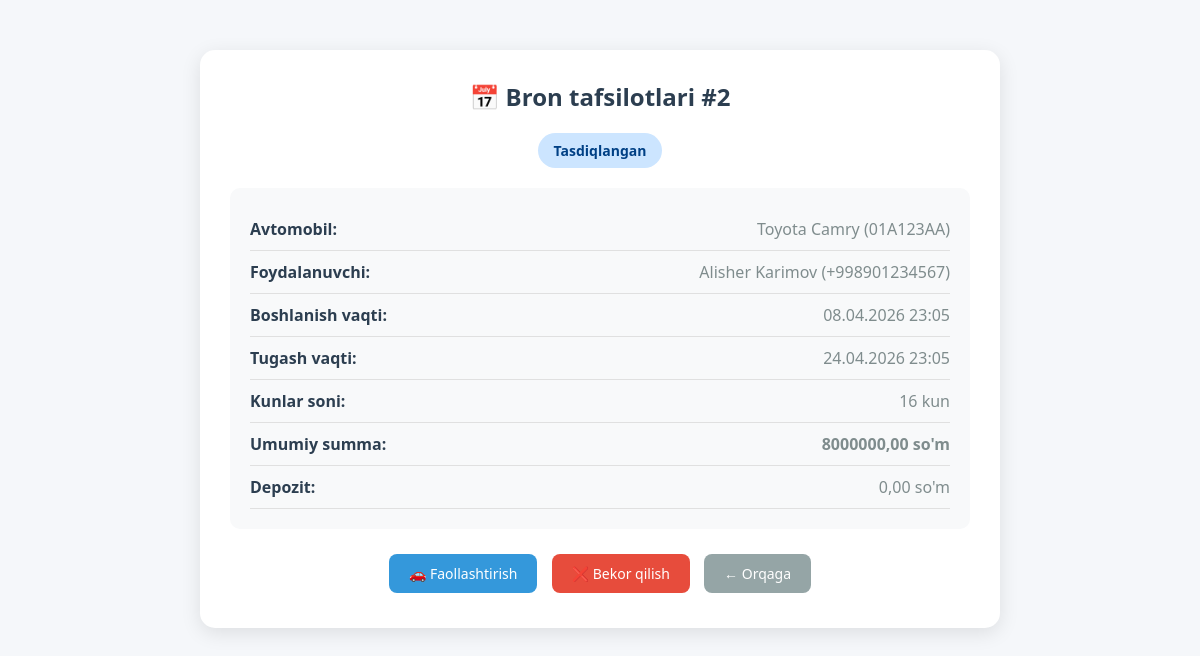
The app's page /bookings/2/ (signed in) with its own data.
### bookings/models.py (models this page shows, shortened)
class Booking(models.Model):
    STATUS_CHOICES = (
        ('pending', 'Kutilmoqda'),
        ('confirmed', 'Tasdiqlangan'),
        ('active', 'Faol'),
        ('completed', 'Tugallangan'),
        ('cancelled', 'Bekor qilingan'),
    )
    user = models.ForeignKey(settings.AUTH_USER_MODEL, on_delete=models.CASCADE, related_name='bookings')
    car = models.ForeignKey(Car, on_delete=models.CASCADE, related_name='bookings')
    start_date = models.DateTimeField()
    end_date = models.DateTimeField()
    total_price = models.DecimalField(max_digits=10, decimal_places=2)
    deposit_paid = models.DecimalField(max_digits=10, decimal_places=2, default=0)
    status = models.CharField(max_length=20, choices=STATUS_CHOICES, default='pending')
    notes = models.TextField(blank=True, null=True)
    created_at = models.DateTimeField(auto_now_add=True)
    updated_at = models.DateTimeField(auto_now=True)
    def get_duration_days(self):
        delta = self.end_date - self.start_date
        return delta.days

### cars/models.py (models this page shows, shortened)
class Car(models.Model):
    TRANSMISSION_CHOICES = (
        ('manual', 'Mexanik'),
        ('automatic', 'Avtomat'),
    )
    FUEL_CHOICES = (
        ('petrol', 'Benzin'),
        ('diesel', 'Dizel'),
        ('gas', 'Gaz'),
        ('electric', 'Elektrik'),
    )
    STATUS_CHOICES = (
        ('available', 'Mavjud'),
        ('rented', 'Ijarada'),
        ('maintenance', 'Texnik xizmatda'),
        ('unavailable', 'Mavjud emas'),
    )
    brand = models.CharField(max_length=100)
    model = models.CharField(max_length=100)
    year = models.IntegerField()
    color = models.CharField(max_length=50)
    license_plate = models.CharField(max_length=20, unique=True)
    transmission = models.CharField(max_length=20, choices=TRANSMISSION_CHOICES)
    fuel_type = models.CharField(max_length=20, choices=FUEL_CHOICES)
    price_per_day = models.DecimalField(max_digits=10, decimal_places=2)
    price_per_hour = models.DecimalField(max_digits=10, decimal_places=2, null=True, blank=True)
    deposit = models.DecimalField(max_digits=10, decimal_places=2, default=0)
    mileage = models.IntegerField(default=0)
    seats = models.IntegerField(default=5)
    doors = models.IntegerField(default=4)
    air_conditioner = models.BooleanField(default=True)
    image = models.ImageField(upload_to='cars/', null=True, blank=True)
    description = models.TextField(blank=True, null=True)
    status = models.CharField(max_length=20, choices=STATUS_CHOICES, default='available')
    created_at = models.DateTimeField(auto_now_add=True)

### accounts/models.py (models this page shows, shortened)
class CustomUser(AbstractUser):
    USER_TYPE_CHOICES = (
        ('user', 'Foydalanuvchi'),
        ('admin', 'Admin'),
    )
    user_type = models.CharField(max_length=10, choices=USER_TYPE_CHOICES, default='user')
    phone = models.CharField(max_length=20, unique=True)
    full_name = models.CharField(max_length=200)
    address = models.TextField(blank=True, null=True)
    passport_series = models.CharField(max_length=20, blank=True, null=True)
    created_at = models.DateTimeField(auto_now_add=True)

### bookings/views.py (the view)
# urls.py: path('<int:booking_id>/', views.booking_detail, name='booking_detail'),
@login_required
def booking_detail(request, booking_id):
    booking = get_object_or_404(Booking, id=booking_id)
    if not is_admin(request.user) and booking.user != request.user:
        messages.error(request, 'Sizga bu bronni ko\'rishga ruxsat yo\'q!')
        return redirect('booking_list')
    return render(request, 'bookings/booking_detail.html', {'booking': booking})

### bookings/views.py (called while the page is built)
def is_admin(user):
    return user.is_authenticated and (user.user_type == 'admin' or user.is_staff)

### templates/bookings/booking_detail.html (shortened to what this page needs)
<!DOCTYPE html>
<html lang="uz">
<head>
</head>
<body>
    <div class="container">
        <h2>📅 Bron tafsilotlari #{{ booking.id }}</h2>
        <div style="text-align: center;">
            <span class="status status-{{ booking.status }}">{{ booking.get_status_display }}</span>
        </div>
        <div class="info-card">
            <div class="info-row">
                <span class="info-label">Avtomobil:</span>
                <span class="info-value">{{ booking.car.brand }} {{ booking.car.model }} ({{ booking.car.license_plate }})</span>
            </div>
            <div class="info-row">
                <span class="info-label">Foydalanuvchi:</span>
                <span class="info-value">{{ booking.user.full_name }} ({{ booking.user.phone }})</span>
            </div>
            <div class="info-row">
                <span class="info-label">Boshlanish vaqti:</span>
                <span class="info-value">{{ booking.start_date|date:"d.m.Y H:i" }}</span>
            </div>
            <div class="info-row">
                <span class="info-label">Tugash vaqti:</span>
                <span class="info-value">{{ booking.end_date|date:"d.m.Y H:i" }}</span>
            </div>
            <div class="info-row">
                <span class="info-label">Kunlar soni:</span>
                <span class="info-value">{{ booking.get_duration_days }} kun</span>
            </div>
            <div class="info-row">
                <span class="info-label">Umumiy summa:</span>
                <span class="info-value"><strong>{{ booking.total_price }} so'm</strong></span>
            </div>
            <div class="info-row">
                <span class="info-label">Depozit:</span>
                <span class="info-value">{{ booking.deposit_paid }} so'm</span>
            </div>
        </div>
        <div style="text-align: center; margin-top: 20px;">
            {% if booking.status == 'confirmed' %}
                <a href="{% url 'booking_activate' booking.id %}" class="btn btn-primary">🚗 Faollashtirish</a>
            {% endif %}
            {% if booking.status == 'pending' or booking.status == 'confirmed' %}
                <a href="{% url 'booking_cancel' booking.id %}" class="btn btn-danger" onclick="return confirm('Bronni bekor qilishni xohlaysizmi?')">❌ Bekor qilish</a>
            {% endif %}
            <a href="{% url 'booking_list' %}" class="btn btn-secondary">← Orqaga</a>
        </div>
    </div>
</body>
</html>

### templates/bookings/booking_detail.html (style rules this page uses)
* { margin: 0; padding: 0; box-sizing: border-box; }
body { font-family: 'Segoe UI', Tahoma, Geneva, Verdana, sans-serif; background: #f5f7fa; }
.container { max-width: 800px; margin: 50px auto; background: white; border-radius: 15px; padding: 30px; box-shadow: 0 5px 20px rgba(0,0,0,0.1); }
h2 { color: #2c3e50; margin-bottom: 20px; text-align: center; }
.status { padding: 8px 16px; border-radius: 20px; font-size: 14px; font-weight: bold; display: inline-block; margin-bottom: 20px; }
.status-confirmed { background: #cce5ff; color: #004085; }
.info-card { background: #f8f9fa; padding: 20px; border-radius: 10px; margin-bottom: 20px; }
.info-row { display: flex; justify-content: space-between; padding: 10px 0; border-bottom: 1px solid #e0e0e0; }
.info-label { font-weight: bold; color: #2c3e50; }
.info-value { color: #7f8c8d; }
.btn { padding: 10px 20px; border: none; border-radius: 8px; cursor: pointer; font-size: 14px; text-decoration: none; display: inline-block; margin: 5px; }
.btn-danger { background: #e74c3c; color: white; }
.btn-secondary { background: #95a5a6; color: white; }
.btn-primary { background: #3498db; color: white; }

### records on screen
Booking: id "2", status "Tasdiqlangan", car.brand "Toyota", car.model "Camry", car.license_plate "01A123AA", user.full_name "Alisher Karimov", user.phone "+998901234567", start_date "08.04.2026 23:05", end_date "24.04.2026 23:05", get_duration_days "16", total_price "8000000,00", deposit_paid "0,00"
